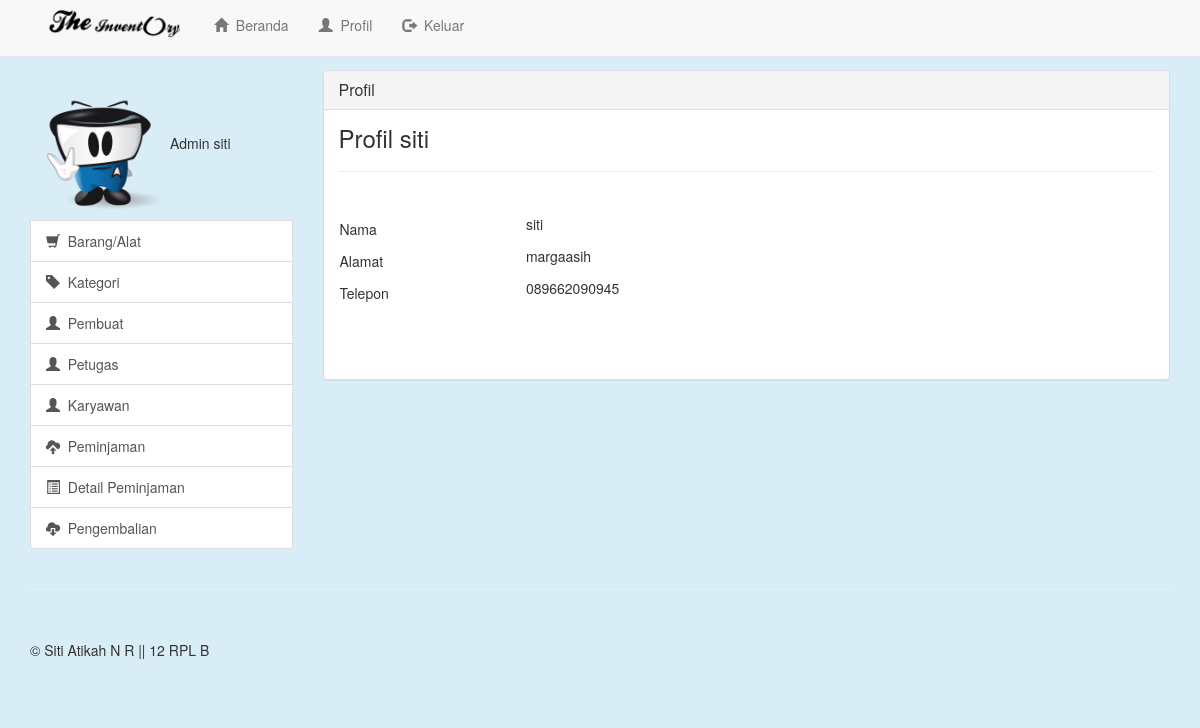
Page /view/Profil (signed in) on the committed database.
### tables this page shows
CREATE TABLE IF NOT EXISTS `petugas` (
  `kd_petugas` int(11) NOT NULL AUTO_INCREMENT,
  `nama_petugas` varchar(100) NOT NULL,
  `jenis_kelamin` enum('L','P') NOT NULL,
  `alamat` varchar(200) NOT NULL,
  `tlp` char(12) NOT NULL,
  `user` varchar(100) NOT NULL,
  `password` varchar(100) NOT NULL,
  `hak_akses` int(1) NOT NULL,
  PRIMARY KEY (`kd_petugas`)
);

### view/profil.php (the view, shortened to what this page needs)
<?php
if (empty ($_SESSION['username'])){
  header("location:Login");
}
else{
?>
<!DOCTYPE html>
<html lang="en">
  <head>
    <link href="../css/bootstrap.min.css" rel="stylesheet">
    <link href="../css/offcanvas.css" rel="stylesheet">
    <link href="../css/navbar-fixed-top.css" rel="stylesheet">
    <link href="../css/style.css" rel="stylesheet">
  </head>
  <body>
    <div class="navbar navbar-default navbar-fixed-top" role="navigation">
      <div class="container" >
        <div class="col-md-8">
        <div class="navbar-header">
          <a class="navbar-brand" href="Beranda"><img src="../image/logo.png" class="logo"></a>
        </div>
        <div class="navbar-collapse collapse">
          <ul class="nav navbar-nav">
            <li><a href="Beranda"><span class="glyphicon glyphicon-home"></span>&nbsp&nbspBeranda</a></li>
            <li><a href="Profil"><span class="glyphicon glyphicon-user"></span>&nbsp&nbspProfil</a></li>
            <li><a href="../lib/logout.php"><span class="glyphicon glyphicon-log-out"></span>&nbsp&nbspKeluar</a></li>
          </ul>
        </div>
      </div>
      </div>
    </div>
    <div class="container">
      <div class="row row-offcanvas row-offcanvas-right">
        <div class="col-xs-6 col-sm-3 sidebar-offcanvas" id="sidebar" role="navigation">
           <div class="list-group">
            <?php
                if($_SESSION['level']==1){
                  echo"<img class='foto' src='../image/2.png' alt='Generic placeholder image'''>Admin $_SESSION[username]";
                }
                else{
                  echo"<img class='foto' src='../image/1.png' alt='Generic placeholder image'''>Petugas  $_SESSION[username]";
                }
            ?>
            <a href="Barang" class="list-group-item"><span class="glyphicon glyphicon-shopping-cart"></span>&nbsp&nbspBarang/Alat</a>
            <a href="Kategori" class="list-group-item"><span class="glyphicon glyphicon-tag"></span>&nbsp&nbspKategori</a>
            <a href="Pembuat" class="list-group-item"><span class="glyphicon glyphicon-user"></span>&nbsp&nbspPembuat</a>
            <?php
            if($_SESSION['level']==1){
              echo"<a href='Petugas' class='list-group-item'><span class='glyphicon glyphicon-user'></span>&nbsp&nbspPetugas</a>";
            }
            else{
              echo"";
            }
            ?>
            <a href="Karyawan" class="list-group-item"><span class="glyphicon glyphicon-user"></span>&nbsp&nbspKaryawan</a>
            <a href="Peminjaman" class="list-group-item"><span class="glyphicon glyphicon-cloud-upload"></span>&nbsp&nbspPeminjaman</a>
            <a href="Detail_Peminjaman" class="list-group-item"><span class="glyphicon glyphicon-list-alt"></span>&nbsp&nbspDetail Peminjaman</a>
            <a href="Pengembalian" class="list-group-item"><span class="glyphicon glyphicon-cloud-download"></span>&nbsp&nbspPengembalian</a>
          </div>
        </div>
        <div class="col-xs-12 col-sm-9">
          <div class="panel panel-default">
            <div class="panel-heading">
              <h3 class="panel-title"> Profil</h3>
            </div>
            <div class="panel-body">
              <h3 style="margin:0px; padding:0px;"><?php echo"Profil $_SESSION[username]";?></h3><hr>
                <div class="form-group">
                  <table border="0" cellpadding="1" cellspacing="1" width="550">
                      <td height="19" colspan="2" align="center" valign="middle">
                      <tr><td width="50"></td>
                      <td width="100">
                      <?php
                      $a = mysql_query("select * from petugas where kd_petugas=$_SESSION[id]");
                      $b = mysql_fetch_array($a);
                      ?>
                      <tr><td>Nama </td><td><p><?php echo"$b[nama_petugas]";?></p></td></tr>
                      <tr><td>Alamat </td><td><p><?php echo"$b[alamat]";?></p></td></tr>
                      <tr><td>Telepon </td><td><p><?php echo"$b[tlp]";?></p></td></tr>
                     </table>
                </div>
              <br><br>
            </div>
          </div>
        </div>
      </div>
      <hr>
      <footer>
        <p>&copy; Siti Atikah N R || 12 RPL B</p>
      </footer>
    </div>
  </body>
</html>
<?php } ?>

### css/offcanvas.css (style rules this page uses)
html, body { overflow-x: hidden; }
body { padding-top: 70px; }
footer { padding: 30px 0; }

### css/navbar-fixed-top.css (style rules this page uses)
body { padding-top: 70px; }

### css/style.css (style rules this page uses)
body { background-color: #d9edf7; }
.foto { max-width: none; height:140px; width:140px; margin-top:10px; }
.logo { height:35px; margin-top:-10px; }

### rows in the picture
petugas: nama_petugas "siti", alamat "margaasih", tlp "089662090945"

### other values in the picture
$_SESSION[username] "siti"
